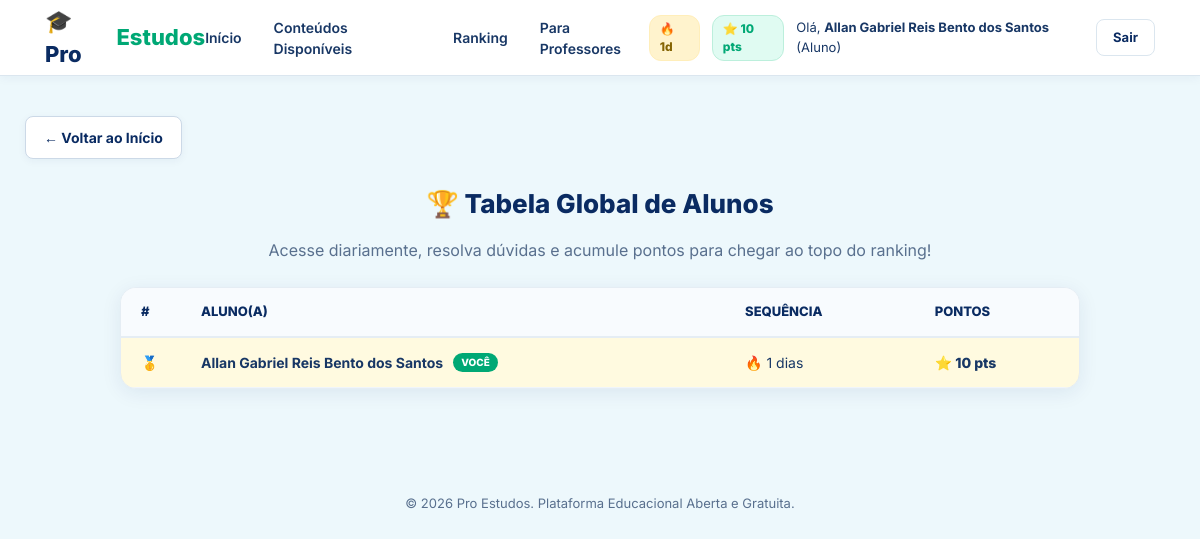
Page /ranking (signed in) on the committed database.
### app.py (models this page shows)
class Aluno(db.Model):
    __tablename__ = 'aluno'
    id_aluno = db.Column(db.Integer, primary_key=True, autoincrement=True)
    nome = db.Column(db.String(100), nullable=False)
    nivel_diagnostico = db.Column(db.String(50), default='Não realizado')
    data_ultimo_acesso = db.Column(db.DateTime, default=datetime.utcnow)
    pontos = db.Column(db.Integer, default=10)
    sequencia_dias = db.Column(db.Integer, default=1)

class Usuario(db.Model):
    __tablename__ = 'usuario'
    id_usuario = db.Column(db.Integer, primary_key=True, autoincrement=True)
    email = db.Column(db.String(150), unique=True, nullable=False)
    senha = db.Column(db.String(255), nullable=False)
    perfil = db.Column(db.String(30), nullable=False)
    status = db.Column(db.String(20), nullable=False, default='Ativo')
    id_aluno = db.Column(db.Integer, db.ForeignKey('aluno.id_aluno'), nullable=True)
    id_professor = db.Column(db.Integer, db.ForeignKey('professor.id_professor'), nullable=True)
    aluno = db.relationship('Aluno', backref='usuario', uselist=False)
    professor = db.relationship('Professor', backref='usuario', uselist=False)

### app.py (the view)
@app.route('/ranking')
def ver_ranking():
    usuario_logado, professores, mensagens, ranking = obter_contexto_usuario()
    return render_template('ranking.html', usuario=usuario_logado, ranking=ranking, professores=professores, mensagens=mensagens)

### templates/ranking.html (shortened to what this page needs)
{% extends 'base.html' %}
{% block content %}
<div class="materia-container">
    <a href="{{ url_for('index') }}" class="btn-voltar">← Voltar ao Início</a>
    <section class="leaderboard-section" style="margin-top:0;">
        <h2 class="section-title">🏆 Tabela Global de Alunos</h2>
        <p style="text-align:center; color:#59708e; margin-bottom:25px; margin-top:-15px;">
            Acesse diariamente, resolva dúvidas e acumule pontos para chegar ao topo do ranking!
        </p>
        <div class="leaderboard-card">
            <table class="leaderboard-table">
                <thead>
                    <tr>
                        <th>#</th>
                        <th>Aluno(a)</th>
                        <th>Sequência</th>
                        <th>Pontos</th>
                    </tr>
                </thead>
                <tbody>
                    {% if ranking %}
                        {% for aluno in ranking %}
                            <tr class="{% if loop.index == 1 %}top-1{% elif loop.index == 2 %}top-2{% elif loop.index == 3 %}top-3{% endif %}">
                                <td class="rank-position">
                                    {% if loop.index == 1 %}🥇{% elif loop.index == 2 %}🥈{% elif loop.index == 3 %}🥉{% else %}{{ loop.index }}º{% endif %}
                                </td>
                                <td class="student-name">
                                    <strong>{{ aluno.nome }}</strong>
                                    {% if usuario and usuario.id_aluno == aluno.id_aluno %}
                                        <span class="tag-voce">Você</span>
                                    {% endif %}
                                </td>
                                <td>🔥 {{ aluno.sequencia_dias or 1 }} dias</td>
                                <td class="points-cell">⭐ {{ aluno.pontos or 0 }} pts</td>
                            </tr>
                        {% endfor %}
                    {% else %}
                        <tr>
                            <td colspan="4" style="text-align:center; padding:20px; color:#7186a1;">
                                Nenhum aluno pontuou ainda. Seja o primeiro!
                            </td>
                        </tr>
                    {% endif %}
                </tbody>
            </table>
        </div>
    </section>
</div>
{% endblock %}

### templates/base.html (shortened to what this page needs)
<!DOCTYPE html>
<html lang="pt-BR">
<head>
    <link rel="stylesheet" href="{{ url_for('static', filename='css/styles.css') }}">
</head>
<body>
    <header class="topbar">
        <a href="{{ url_for('index') }}" class="logo">
            🎓 Pro<span>Estudos</span>
        </a>
        <nav class="nav-links">
            <a href="{{ url_for('index') }}">Início</a>
            <a href="{{ url_for('conteudos') }}">Conteúdos Disponíveis</a>
            <a href="{{ url_for('ver_ranking') }}">Ranking</a>
            <a href="{{ url_for('para_professores') }}">Para Professores</a>
        </nav>
        <div class="nav-actions">
            {% if usuario %}
                <div class="user-badge">
                    {% if usuario.perfil == 'aluno' and usuario.aluno %}
                        <span class="badge-streak" title="Sequência de Acessos Diários">🔥 {{ usuario.aluno.sequencia_dias or 1 }}d</span>
                        <span class="badge-points" title="Pontuação Geral">⭐ {{ usuario.aluno.pontos or 0 }} pts</span>
                    {% endif %}
                    <span>Olá, <strong>{% if usuario.aluno %}{{ usuario.aluno.nome }}{% else %}{{ usuario.email.split('@')[0] }}{% endif %}</strong> ({{ usuario.perfil|capitalize }})</span>
                    <a href="{{ url_for('logout') }}" class="btn btn-accent btn-sm">Sair</a>
                </div>
            {% else %}
                <button type="button" class="btn btn-primary btn-sm" onclick="openAuthModal('login')">Acessar Plataforma</button>
            {% endif %}
        </div>
    </header>
    <main class="main-content">
        {% block content %}{% endblock %}
    </main>
    <footer style="text-align: center; padding: 25px 20px; color: #59708e; font-size: 13px;">
        <p>&copy; 2026 Pro Estudos. Plataforma Educacional Aberta e Gratuita.</p>
    </footer>
</body>
</html>

### static/css/styles.css (style rules this page uses)
:root { --primary-navy: #0a2b62; --secondary-navy: #183765; --accent-green: #00a875; --green-gradient: linear-gradient(100deg, #08b96e, #009968); --navy-gradient: linear-gradient(100deg, #0a2b62, #183765); --bg-light: #edf8fc; --bg-card: #ffffff; --text-muted: #59708e; --border-color: #dbe6ef; }
* { box-sizing: border-box; margin: 0; padding: 0; }
html { scroll-behavior: smooth; }
body { font-family: 'Inter', Arial, sans-serif; color: var(--primary-navy); background: var(--bg-light); line-height: 1.5; }
.topbar { height: 76px; display: flex; align-items: center; justify-content: space-between; padding: 0 45px; background: #ffffff; border-bottom: 1px solid var(--border-color); box-shadow: 0 2px 10px rgba(10, 43, 98, 0.05); position: sticky; top: 0; z-index: 1000; }
.logo { display: flex; align-items: center; gap: 8px; font-size: 22px; font-weight: 800; color: var(--primary-navy); text-decoration: none; }
.logo span { color: var(--accent-green); }
.topbar .nav-links { display: flex; align-items: center; gap: 32px; }
.topbar .nav-links a { text-decoration: none; color: var(--secondary-navy); font-size: 14px; font-weight: 600; transition: color 0.2s ease; }
.nav-actions { display: flex; align-items: center; gap: 15px; }
.user-badge { display: flex; align-items: center; gap: 12px; font-size: 13px; color: var(--secondary-navy); }
.badge-streak { background: #fff3cd; color: #856404; border: 1px solid #ffeeba; padding: 4px 10px; border-radius: 12px; font-weight: 800; font-size: 12px; }
.badge-points { background: #e0fbf2; color: var(--accent-green); border: 1px solid #bcefdc; padding: 4px 10px; border-radius: 12px; font-weight: 800; font-size: 12px; }
.btn { border: 0; border-radius: 8px; font-weight: 700; padding: 12px 24px; display: inline-flex; align-items: center; justify-content: center; gap: 10px; cursor: pointer; transition: transform 0.2s, filter 0.2s; text-decoration: none; font-size: 14px; }
.btn-accent { background: white; color: var(--primary-navy); border: 1px solid var(--border-color); }
.btn-sm { padding: 8px 16px; font-size: 13px; border-radius: 8px; }
.section-title { font-size: 26px; font-weight: 800; margin-bottom: 30px; text-align: center; color: var(--primary-navy); }
.leaderboard-section { max-width: 1000px; margin: 40px auto; padding: 0 20px; }
.leaderboard-card { background: #ffffff; border-radius: 16px; box-shadow: 0 4px 20px rgba(10, 43, 98, 0.08); border: 1px solid #e5edf4; overflow: hidden; }
.leaderboard-table { width: 100%; border-collapse: collapse; text-align: left; }
.leaderboard-table th { background: #f8fbfe; color: var(--primary-navy); font-weight: 800; font-size: 13px; padding: 14px 20px; border-bottom: 2px solid #e5edf4; text-transform: uppercase; }
.leaderboard-table td { padding: 14px 20px; border-bottom: 1px solid #f0f5fa; font-size: 14px; color: var(--secondary-navy); }
.leaderboard-table tr.top-1 { background: rgba(255, 215, 0, 0.12); }
.rank-position { font-weight: 900; font-size: 16px; width: 60px; }
.student-name { display: flex; align-items: center; gap: 10px; }
.tag-voce { background: var(--accent-green); color: #ffffff; font-size: 10px; font-weight: 800; padding: 2px 8px; border-radius: 10px; text-transform: uppercase; }
.points-cell { font-weight: 800; color: var(--accent-green); }
.materia-container { max-width: 1200px; margin: 0 auto; padding: 40px 25px; }
.btn-voltar { display: inline-flex; align-items: center; gap: 8px; background: #ffffff; color: var(--primary-navy); padding: 10px 18px; border-radius: 8px; border: 1px solid #ccd9e7; text-decoration: none; font-weight: 700; font-size: 14px; margin-bottom: 25px; box-shadow: 0 2px 8px rgba(10, 43, 98, 0.05); transition: all 0.2s ease; }

### templates/base.html (style rules this page uses)
.user-badge { display: flex; align-items: center; gap: 12px; font-size: 13px; color: #183765; }

### rows in the picture
Aluno: aluno "1", aluno "10", aluno.nome "Allan Gabriel Reis Bento dos Santos", nome "Allan Gabriel Reis Bento dos Santos", shows "VOCÊ", sequencia_dias "1", pontos "10"
Usuario: perfil "Aluno"
